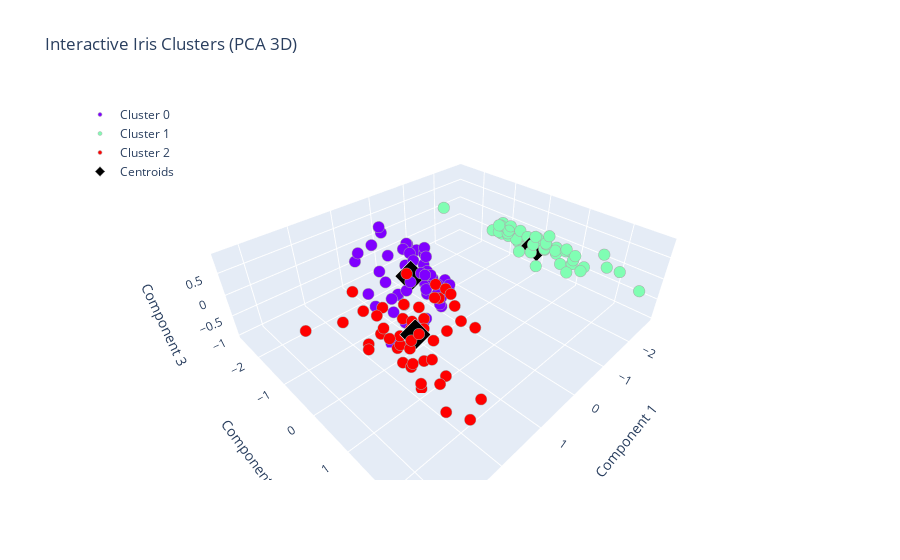

Notebook cell for this chart:
### Code cell
X_pca_3d = visualization_utils.reduce_dimensions(X, method="pca", n_components=3)
centers_pca_3d = visualization_utils.reduce_dimensions(centers, method="pca", n_components=3)

fig_3d = visualization_utils.plot_clusters_plotly(
    X_pca_3d, labels, centers_pca_3d,
    point_labels=result_df['species'].to_list(),
    title='Interactive Iris Clusters (PCA 3D)'
)
fig_3d.show()
